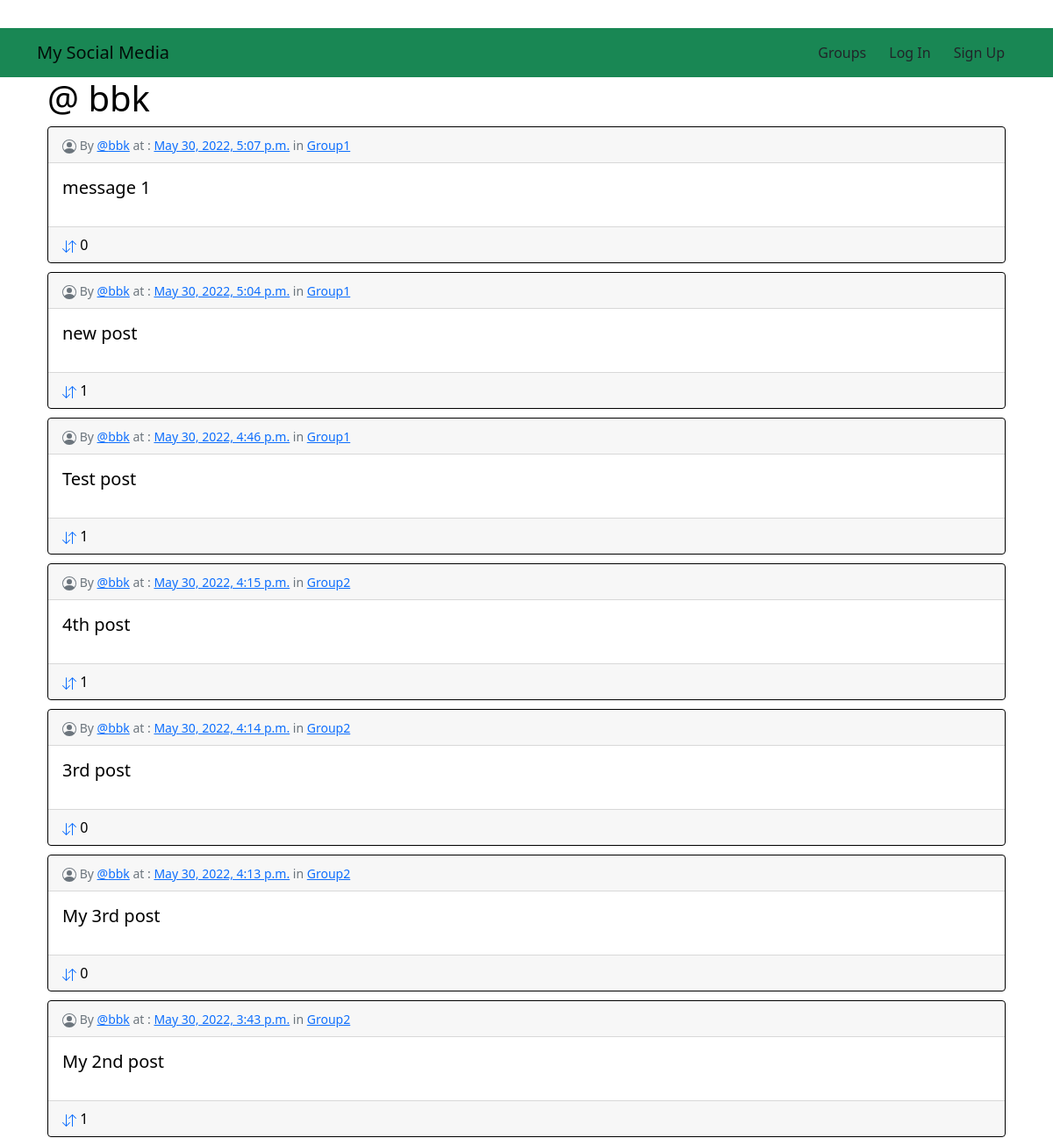
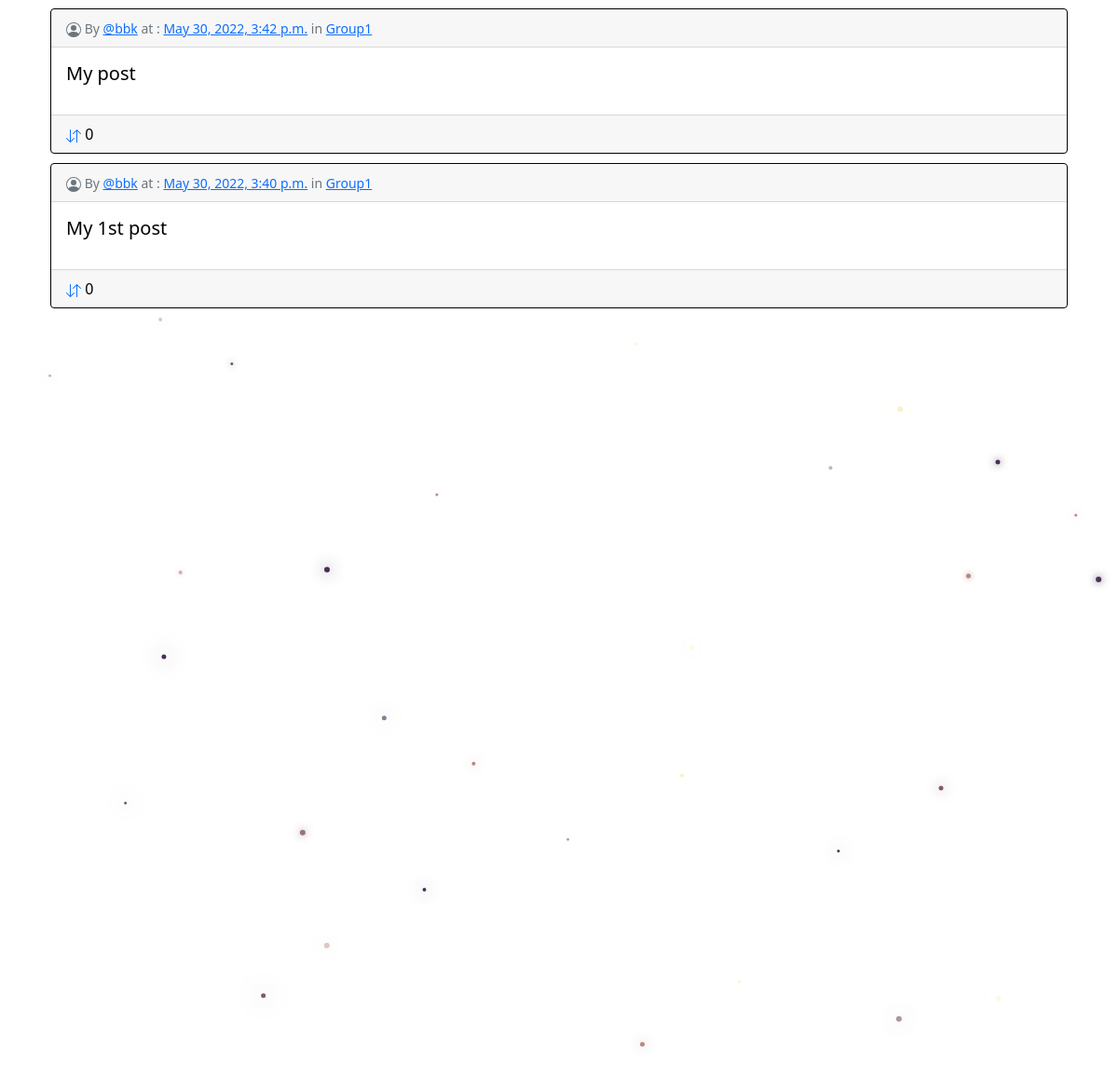
/posts/by/bbk/, run on the app's committed database (2 pictures, top to bottom).
### posts/models.py (models this page shows, shortened)
class Post(models.Model):
    user = models.ForeignKey(User, related_name='posts', on_delete=models.CASCADE)
    created_at = models.DateTimeField(auto_now=True)
    message = models.TextField()
    message_html = models.TextField(editable=False)
    group = models.ForeignKey(Group, related_name='posts', null=True, blank=True, on_delete=models.DO_NOTHING)
    members = models.ManyToManyField(User, through='Vote')
    objects = models.Manager()
    class Meta:
        ordering = ['-created_at']
        unique_together = ['user', 'message']

### groups/models.py (models this page shows, shortened)
class Group(models.Model):
    name = models.CharField(max_length=250, unique=True)
    slug = models.SlugField(allow_unicode=True, unique=True)
    description = models.TextField(blank=True, default='')
    description_html = models.TextField(editable=False, default='', blank=True)
    members = models.ManyToManyField(User, through='GroupMember')
    objects = models.Manager()
    class Meta:
        ordering = ['name']

### posts/views.py (the view)
# urls.py: re_path(r"by/(?P<username>[-\w]+)/$",views.UserPost.as_view(),name="for_user"),
class UserPost(generic.ListView):
    model = models.Post
    template_name = 'posts/user_post_list.html'
    def get_queryset(self):
        try:
            self.post_user = User.objects.prefetch_related('posts').get(username__iexact=self.kwargs.get('username'))
        except User.DoesNotExist:
            raise Http404
        else:
            return self.post_user.posts.all()
    def get_context_data(self, **kwargs):
        context = super().get_context_data(**kwargs)
        context["post_user"] = self.post_user
        return context

### posts/templates/posts/user_post_list.html
{% extends 'posts/post_base.html' %}
{% block prepost %}
<div class="col-md-4">
    <h1>@ {{ post_user.username }}</h1>
</div>
{% endblock %}
{% block post_content %}
<div class="content">
    {% for post in post_list %}
    {% include 'posts/_post.html' %}
    {% endfor %}
</div>
{% endblock %}

### posts/templates/posts/_post.html (shortened to what this page needs)
<div class="post media">
	<div class="card" style="border: 1px solid black;">
		<div class="card-header">
    		<small class="text-muted cat">
				<span class="username">By <a href="{% url 'posts:for_user' username=post.user.username %}">@{{ post.user.username }}</a></span>
				<time class="time">at : <a href="{% url 'posts:single' username=post.user.username pk=post.pk %}">{{ post.created_at }}</a></time>
				{% if post.group %}
				<span class="group-name">in <a href="{% url 'groups:single' slug=post.group.name|lower %}">{{ post.group.name }}</a></span>
				{% endif %}
			</small>
  		</div>
	<div class="card-body">
	<h5 class="card-title"> {{ post.message_html|safe }}</h5>
	</div>
	<div class="media-body card-footer">
		<div class="media-footer">
			{% if user in post.members.all %}
			<a href="{% url 'posts:downvote' pk=post.pk %}"><svg xmlns="http://www.w3.org/2000/svg" width="16" height="16" fill="currentColor" class="bi bi-arrow-down-up" viewBox="0 0 16 16">
  <path fill-rule="evenodd" d="M11.5 15a.5.5 0 0 0 .5-.5V2.707l3.146 3.147a.5.5 0 0 0 .708-.708l-4-4a.5.5 0 0 0-.708 0l-4 4a.5.5 0 1 0 .708.708L11 2.707V14.5a.5.5 0 0 0 .5.5zm-7-14a.5.5 0 0 1 .5.5v11.793l3.146-3.147a.5.5 0 0 1 .708.708l-4 4a.5.5 0 0 1-.708 0l-4-4a.5.5 0 0 1 .708-.708L4 13.293V1.5a.5.5 0 0 1 .5-.5z"/>
</svg> </a> down {{ post.members.count }}
			{% else %}
			<a href="{% url 'posts:upvote' pk=post.pk %}"></a> {{ post.members.count }}
			{% endif %}
		</div>
	</div>
	</div>
</div>

### static/socialmedia/css/master.css (style rules this page uses)
body { margin: 0; overflow: hidden; background-color: white; color:black; overflow-y: scroll; padding: 2rem 0rem; }
.card { margin-bottom: 10px; }

### data on the page
Post: user.username "bbk", created_at "May 30, 2022, 5:07 p.m.", group.name "Group1", message_html "message 1", members.count "0"
Post: user.username "bbk", created_at "May 30, 2022, 5:04 p.m.", group.name "Group1", message_html "new post", members.count "1"
Post: user.username "bbk", created_at "May 30, 2022, 4:46 p.m.", group.name "Group1", message_html "Test post", members.count "1"
Post: user.username "bbk", created_at "May 30, 2022, 4:15 p.m.", group.name "Group2", message_html "4th post", members.count "1"
Post: user.username "bbk", created_at "May 30, 2022, 4:14 p.m.", group.name "Group2", message_html "3rd post", members.count "0"
Post: user.username "bbk", created_at "May 30, 2022, 4:13 p.m.", group.name "Group2", message_html "My 3rd post", members.count "0"
Post: user.username "bbk", created_at "May 30, 2022, 3:43 p.m.", group.name "Group2", message_html "My 2nd post", members.count "1"
Post: user.username "bbk", created_at "May 30, 2022, 3:42 p.m.", group.name "Group1", message_html "My post", members.count "0"
Post: user.username "bbk", created_at "May 30, 2022, 3:40 p.m.", group.name "Group1", message_html "My 1st post", members.count "0"

### other printed values
{{ post_user.username }} "bbk"
